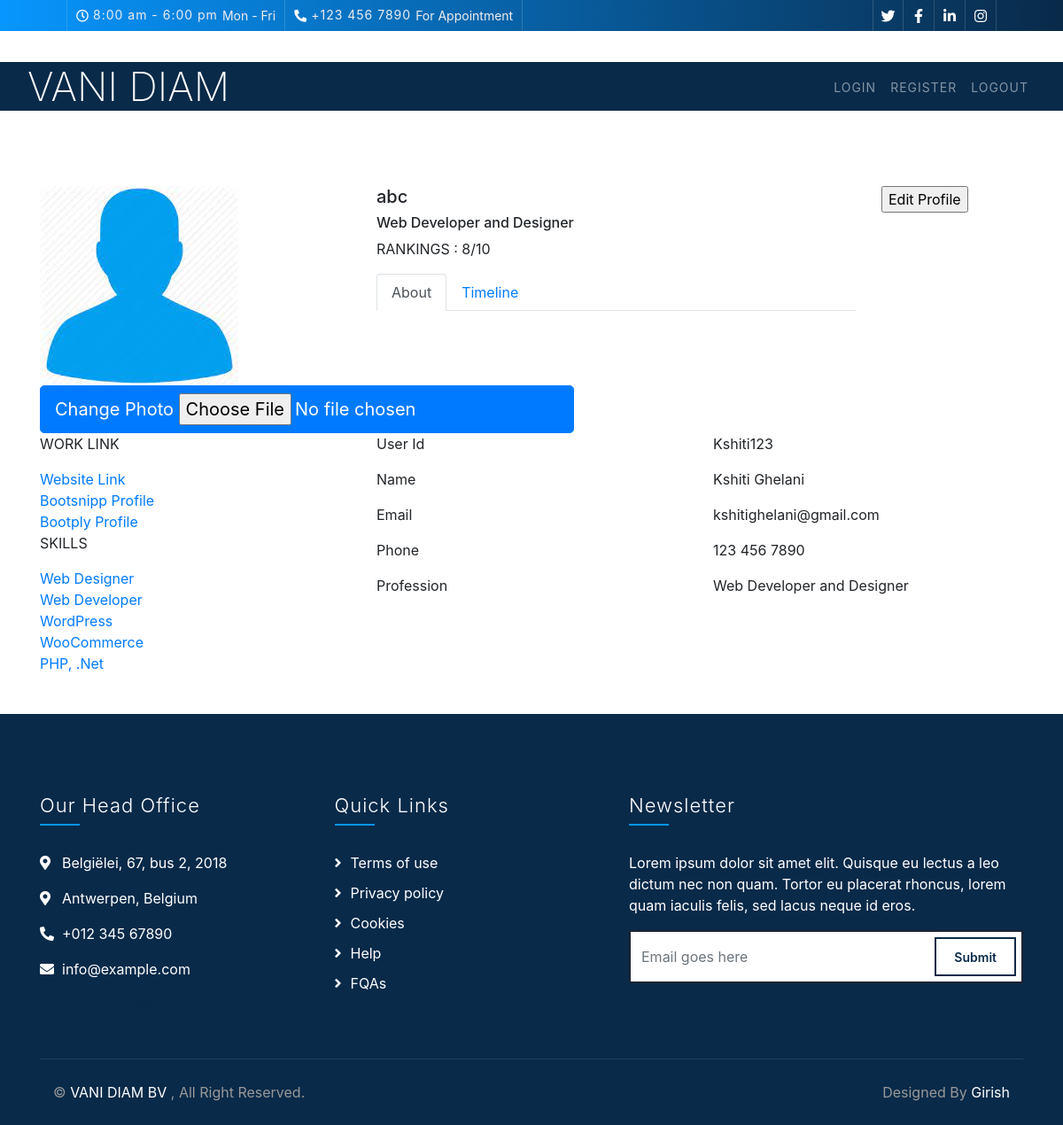
/internal/profile/ (signed in), run on the app's committed database.
### myapp/models.py (models this page shows, shortened)
class User(models.Model):
    name=models.CharField(max_length=50)
    email=models.EmailField(max_length=40)
    mobile=models.CharField(max_length=10)
    password=models.CharField(max_length=20)
    pic=models.FileField(upload_to='profile/', null=True,blank=True)
    urole=models.CharField(default="Admin", max_length=50)

### myapp/views.py (the view)
# urls.py: path('profile/', views.profile, name='profile'),
def profile(request):
    email=request.session['email']
    uid = User.objects.get(email=email)
    if request.method=="POST":
        uid.name = request.POST['name']
        uid.mobile = request.POST['mobile']
        uid.email= request.POST['email']
        uid.pic=request.FILES['pic']
        uid.save()
    return render(request, "profile.html",{'uid':uid})

### myapp/templates/profile.html (shortened to what this page needs)
{% extends 'common.html'%}
{% load static%}
{% block content%}
<br>
<br>
<br>
<br>
<br>
<link href="//maxcdn.bootstrapcdn.com/bootstrap/4.1.1/css/bootstrap.min.css" rel="stylesheet" id="bootstrap-css">
<div class="container emp-profile">
            <form method="post">
                <div class="row">
                    <div class="col-md-4">
                        <div class="profile-img">
                            <img src="{{uid.pic.url}}" alt=""/>
                            <div class="file btn btn-lg btn-primary">
                                Change Photo
                                <input type="file" name="file"/>
                            </div>
                        </div>
                    </div>
                    <div class="col-md-6">
                        <div class="profile-head">
                                    <h5>
                                        {{uid.name}}
                                    </h5>
                                    <h6>
                                        Web Developer and Designer
                                    </h6>
                                    <p class="proile-rating">RANKINGS : <span>8/10</span></p>
                            <ul class="nav nav-tabs" id="myTab" role="tablist">
                                <li class="nav-item">
                                    <a class="nav-link active" id="home-tab" data-toggle="tab" href="#home" role="tab" aria-controls="home" aria-selected="true">About</a>
                                </li>
                                <li class="nav-item">
                                    <a class="nav-link" id="profile-tab" data-toggle="tab" href="#profile" role="tab" aria-controls="profile" aria-selected="false">Timeline</a>
                                </li>
                            </ul>
                        </div>
                    </div>
                    <div class="col-md-2">
                        <input type="submit" class="profile-edit-btn" name="btnAddMore" value="Edit Profile"/>
                    </div>
                </div>
                <div class="row">
                    <div class="col-md-4">
                        <div class="profile-work">
                            <p>WORK LINK</p>
                            <a href="">Website Link</a><br/>
                            <a href="">Bootsnipp Profile</a><br/>
                            <a href="">Bootply Profile</a>
                            <p>SKILLS</p>
                            <a href="">Web Designer</a><br/>
                            <a href="">Web Developer</a><br/>
                            <a href="">WordPress</a><br/>
                            <a href="">WooCommerce</a><br/>
                            <a href="">PHP, .Net</a><br/>
                        </div>
                    </div>
                    <div class="col-md-8">
                        <div class="tab-content profile-tab" id="myTabContent">
                            <div class="tab-pane fade show active" id="home" role="tabpanel" aria-labelledby="home-tab">
                                        <div class="row">
                                            <div class="col-md-6">
                                                <label>User Id</label>
                                            </div>
                                            <div class="col-md-6">
                                                <p>Kshiti123</p>
                                            </div>
                                        </div>
                                        <div class="row">
                                            <div class="col-md-6">
                                                <label>Name</label>
                                            </div>
                                            <div class="col-md-6">
                                                <p>Kshiti Ghelani</p>
                                            </div>
                                        </div>
                                        <div class="row">
                                            <div class="col-md-6">
                                                <label>Email</label>
                                            </div>
                                            <div class="col-md-6">
                                                <p>kshitighelani@gmail.com</p>
                                            </div>
                                        </div>
                                        <div class="row">
                                            <div class="col-md-6">
                                                <label>Phone</label>
                                            </div>
                                            <div class="col-md-6">
                                                <p>123 456 7890</p>
                                            </div>
                                        </div>
                                        <div class="row">
                                            <div class="col-md-6">
                                                <label>Profession</label>
                                            </div>
                                            <div class="col-md-6">
                                                <p>Web Developer and Designer</p>
                                            </div>
                                        </div>
                            </div>
                        </div>
                    </div>
                </div>
            </form>
        </div>
        {% endblock %}

### myapp/static/asset/css/style.css (style rules this page uses)
body { color: #797979; background: #ffffff; font-family: 'Lato', sans-serif; }
h1, h2, h3, h4, h5, h6 { color: #092a49; font-family: 'Oswald', sans-serif; }
a { color: #454545; transition: .3s; }

### data on the page
User: pic (picture), name "abc"
